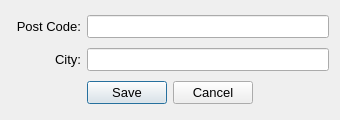
<?xml version="1.0" encoding="UTF-8"?>
<ui version="4.0">
 <class>PostCodesDialog</class>
 <widget class="QDialog" name="PostCodesDialog">
  <property name="geometry">
   <rect>
    <x>0</x>
    <y>0</y>
    <width>340</width>
    <height>120</height>
   </rect>
  </property>
  <property name="minimumSize">
   <size>
    <width>340</width>
    <height>120</height>
   </size>
  </property>
  <property name="maximumSize">
   <size>
    <width>340</width>
    <height>120</height>
   </size>
  </property>
  <property name="font">
   <font>
    <pointsize>10</pointsize>
   </font>
  </property>
  <property name="windowTitle">
   <string>Post Code</string>
  </property>
  <layout class="QHBoxLayout" name="horizontalLayout_4">
   <item>
    <layout class="QVBoxLayout" name="verticalLayout">
     <item>
      <layout class="QHBoxLayout" name="horizontalLayout">
       <item>
        <widget class="QLabel" name="label_2">
         <property name="minimumSize">
          <size>
           <width>70</width>
           <height>20</height>
          </size>
         </property>
         <property name="maximumSize">
          <size>
           <width>70</width>
           <height>20</height>
          </size>
         </property>
         <property name="font">
          <font>
           <pointsize>10</pointsize>
          </font>
         </property>
         <property name="text">
          <string>Post Code:</string>
         </property>
         <property name="alignment">
          <set>Qt::AlignRight|Qt::AlignTrailing|Qt::AlignVCenter</set>
         </property>
        </widget>
       </item>
       <item>
        <widget class="QLineEdit" name="textCode">
         <property name="font">
          <font>
           <pointsize>10</pointsize>
          </font>
         </property>
        </widget>
       </item>
      </layout>
     </item>
     <item>
      <layout class="QHBoxLayout" name="horizontalLayout_2">
       <item>
        <widget class="QLabel" name="label">
         <property name="minimumSize">
          <size>
           <width>70</width>
           <height>20</height>
          </size>
         </property>
         <property name="maximumSize">
          <size>
           <width>70</width>
           <height>20</height>
          </size>
         </property>
         <property name="font">
          <font>
           <pointsize>10</pointsize>
          </font>
         </property>
         <property name="text">
          <string>City:</string>
         </property>
         <property name="alignment">
          <set>Qt::AlignRight|Qt::AlignTrailing|Qt::AlignVCenter</set>
         </property>
        </widget>
       </item>
       <item>
        <widget class="QLineEdit" name="textCity">
         <property name="font">
          <font>
           <pointsize>10</pointsize>
          </font>
         </property>
        </widget>
       </item>
      </layout>
     </item>
     <item>
      <layout class="QHBoxLayout" name="horizontalLayout_3">
       <item>
        <spacer name="horizontalSpacer">
         <property name="orientation">
          <enum>Qt::Horizontal</enum>
         </property>
         <property name="sizeHint" stdset="0">
          <size>
           <width>40</width>
           <height>20</height>
          </size>
         </property>
        </spacer>
       </item>
       <item>
        <widget class="QPushButton" name="btnSave">
         <property name="minimumSize">
          <size>
           <width>80</width>
           <height>20</height>
          </size>
         </property>
         <property name="maximumSize">
          <size>
           <width>16777215</width>
           <height>16777215</height>
          </size>
         </property>
         <property name="font">
          <font>
           <pointsize>10</pointsize>
          </font>
         </property>
         <property name="text">
          <string>Save</string>
         </property>
        </widget>
       </item>
       <item>
        <widget class="QPushButton" name="btnCancel">
         <property name="font">
          <font>
           <pointsize>10</pointsize>
          </font>
         </property>
         <property name="text">
          <string>Cancel</string>
         </property>
        </widget>
       </item>
       <item>
        <spacer name="horizontalSpacer_2">
         <property name="orientation">
          <enum>Qt::Horizontal</enum>
         </property>
         <property name="sizeHint" stdset="0">
          <size>
           <width>40</width>
           <height>20</height>
          </size>
         </property>
        </spacer>
       </item>
      </layout>
     </item>
    </layout>
   </item>
  </layout>
 </widget>
 <resources/>
 <connections/>
</ui>
